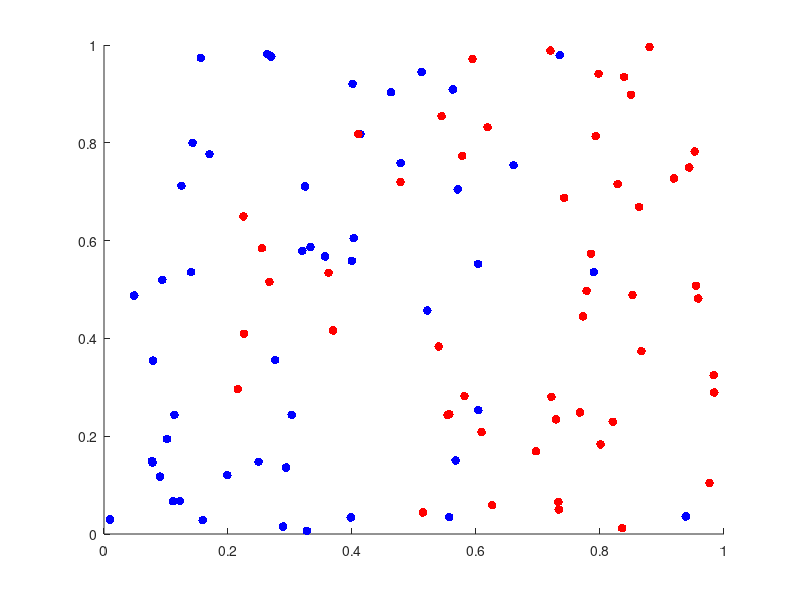

The MATLAB script that drew this image: (Note: this script raises an error after producing the figure.)
load('data_lvq.mat');

data = w5_1;
[example_count, dimension]  = size(data);
class1 = data(1:example_count/2,:);
class2 = data((example_count/2)+1 : example_count, :);
class1_count = example_count/2;
class2_count = class1_count;

% Defining prototypes
prototypes_per_class = 2; % Number of prototypes
class1_prototypes = zeros(prototypes_per_class,3); % 3rd columns records idx in dataset
class2_prototypes = zeros(prototypes_per_class,3); % 3rd columns records idx in dataset

for i = 1:prototypes_per_class % Define class1 prototypes
	r = randi(prototypes_per_class);
	if i ~= 1
		while ismember(r,class1_prototypes(:,3)) ~= 0
	    r = randi(prototypes_per_class);
		end
	end
	class1_prototypes(i,1) = class1(r,1);
	class1_prototypes(i,2) = class1(r,2);
	class1_prototypes(i,3) = r;
end

for i = 1:prototypes_per_class % Define class2 prototypes
	r = randi(prototypes_per_class);
	if i ~= 1
		while ismember(r,class2_prototypes(:,3)) ~= 0
	    r = randi(prototypes_per_class);
		end
	end
	class2_prototypes(i,1) = class2(r,1);
	class2_prototypes(i,2) = class2(r,2);
	class2_prototypes(i,3) = r;
end

% Begin epochs
% distances has extra column for idxs used in computation
close all;
f = figure('visible','on'); % Plotting examples
colors = zeros(100,3);
colors(1:50,1)   = 0; colors(1:50,2)   = 0; colors(1:50,3)   = 1; % set first half to blue
colors(50:100,1) = 1; colors(50:100,2) = 0; colors(50:100,3) = 0; % set second half to red
scatter(w5_1(:,1), w5_1(:,2), 40, colors, 'filled');
hold on

distances = zeros(example_count, num_prototypes);
distance_count = 0;
epoch_max = 10;
step_size = 0.002;
quant_error = zeros(1,epoch_max);
sum = 0;
for i = 1:epoch_max
	rand_set1_idxs = randperm(example_count);
	for j = 1:example_count
		if ismember(j,prototypes(:,3)) == 0 % example is not prototype
			example_x = w5_1(rand_set1_idxs(j),1);
			example_y = w5_1(rand_set1_idxs(j),2);
			for k = 1:num_prototypes
				prototype_x = prototypes(k,1);
				prototype_y = prototypes(k,2);
				x_diff = prototype_x - example_x;
				y_diff = prototype_y - example_y;
				euclidian_dist = sqrt(x_diff^2 + y_diff^2);
				distances(j, k) = euclidian_dist;
      end
      [winner_dist, winner_idx] = min(distances(j,:));
      winner_x = prototypes(winner_idx, 1);
      winner_y = prototypes(winner_idx, 2);
      prototypes(winner_idx,1:2) = ...
      new_prototype(step_size, winner_x, winner_y, example_x, example_y);
      sum = sum + winner_dist;
    end
  end

	% Plot epoch
  if (1) 
    figure(1);
    new_pos = scatter(prototypes(:,1), prototypes(:,2), ...
                'MarkerFaceColor',[0 1 0], ...
                'LineWidth',1.5);
    filename = sprintf('%s_%d','epochs',i);
    saveas(f, filename, 'png');
    delete(new_pos);
    title('Data points');
    xlabel('feature x');
    ylabel('feature y');
  end
  
  % Collect quantization error
  quant_error(i) = sum;
  sum = 0;
end

% Plot quantization error
f2 = figure('visible','on'); % Plotting examples
hold on
plot(quant_error);
title('Quantization error for epochs');
xlabel('Epoch number');
ylabel('Quantization error (H_{VQ})');
filename = sprintf('%s_K=%d_tmax=%d', 'HVQ', num_prototypes, epoch_max);
saveas(f2, filename, 'png');
